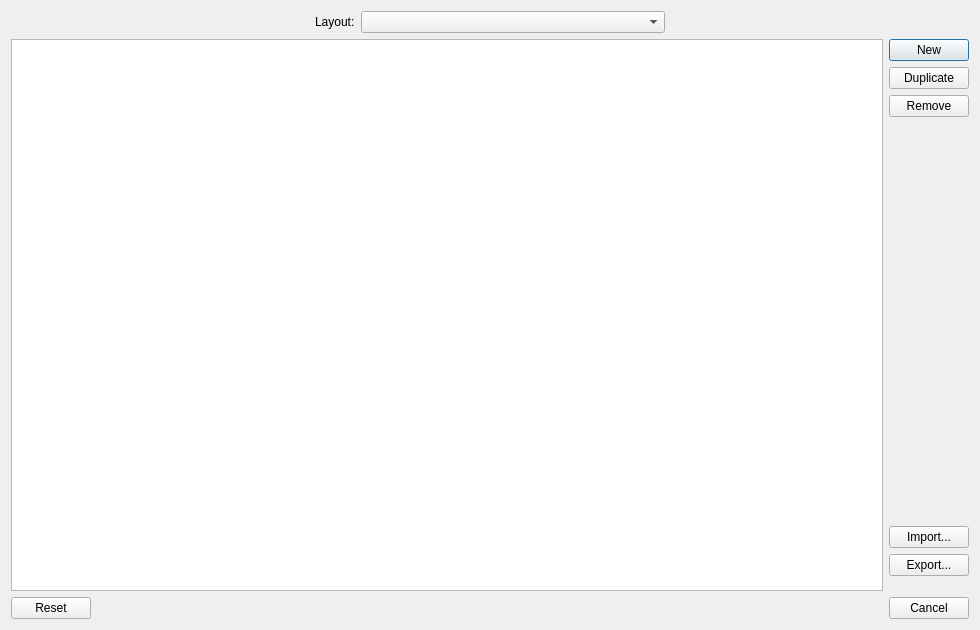
<?xml version="1.0" encoding="UTF-8"?>
<ui version="4.0">
 <class>ViewsDialog</class>
 <widget class="QDialog" name="ViewsDialog">
  <property name="geometry">
   <rect>
    <x>0</x>
    <y>0</y>
    <width>980</width>
    <height>630</height>
   </rect>
  </property>
  <property name="windowTitle">
   <string>Docks/Panels</string>
  </property>
  <layout class="QVBoxLayout" name="verticalLayout">
   <item>
    <layout class="QHBoxLayout" name="mainLayout">
     <item>
      <layout class="QVBoxLayout" name="mainRowsLayout">
       <item>
        <layout class="QGridLayout" name="layoutGrid" columnstretch="0">
         <item row="0" column="0">
          <layout class="QHBoxLayout" name="layoutRow">
           <item>
            <spacer name="horizontalSpacer_4">
             <property name="orientation">
              <enum>Qt::Horizontal</enum>
             </property>
             <property name="sizeHint" stdset="0">
              <size>
               <width>40</width>
               <height>20</height>
              </size>
             </property>
            </spacer>
           </item>
           <item>
            <widget class="QLabel" name="layoutLbl">
             <property name="sizePolicy">
              <sizepolicy hsizetype="Fixed" vsizetype="Preferred">
               <horstretch>0</horstretch>
               <verstretch>0</verstretch>
              </sizepolicy>
             </property>
             <property name="text">
              <string>Layout:</string>
             </property>
            </widget>
           </item>
           <item>
            <widget class="Mocha::Settings::LayoutsComboBox" name="layoutsCmb">
             <property name="sizePolicy">
              <sizepolicy hsizetype="Expanding" vsizetype="Fixed">
               <horstretch>0</horstretch>
               <verstretch>0</verstretch>
              </sizepolicy>
             </property>
             <property name="minimumSize">
              <size>
               <width>300</width>
               <height>0</height>
              </size>
             </property>
            </widget>
           </item>
           <item>
            <spacer name="horizontalSpacer_12">
             <property name="orientation">
              <enum>Qt::Horizontal</enum>
             </property>
             <property name="sizeHint" stdset="0">
              <size>
               <width>40</width>
               <height>20</height>
              </size>
             </property>
            </spacer>
           </item>
          </layout>
         </item>
        </layout>
       </item>
       <item>
        <layout class="QGridLayout" name="viewsGrid">
         <property name="horizontalSpacing">
          <number>6</number>
         </property>
         <item row="1" column="0">
          <widget class="Mocha::Settings::View::ViewsTableView" name="viewsTable">
           <property name="contextMenuPolicy">
            <enum>Qt::ActionsContextMenu</enum>
           </property>
           <property name="alternatingRowColors">
            <bool>true</bool>
           </property>
           <property name="selectionMode">
            <enum>QAbstractItemView::ExtendedSelection</enum>
           </property>
           <property name="selectionBehavior">
            <enum>QAbstractItemView::SelectRows</enum>
           </property>
           <property name="showGrid">
            <bool>true</bool>
           </property>
           <attribute name="horizontalHeaderVisible">
            <bool>true</bool>
           </attribute>
           <attribute name="horizontalHeaderCascadingSectionResizes">
            <bool>true</bool>
           </attribute>
           <attribute name="horizontalHeaderHighlightSections">
            <bool>false</bool>
           </attribute>
           <attribute name="horizontalHeaderShowSortIndicator" stdset="0">
            <bool>true</bool>
           </attribute>
           <attribute name="verticalHeaderVisible">
            <bool>false</bool>
           </attribute>
           <attribute name="verticalHeaderHighlightSections">
            <bool>false</bool>
           </attribute>
          </widget>
         </item>
         <item row="1" column="2">
          <layout class="QVBoxLayout" name="buttonsLayout">
           <property name="leftMargin">
            <number>0</number>
           </property>
           <property name="rightMargin">
            <number>0</number>
           </property>
           <item>
            <widget class="QPushButton" name="newBtn">
             <property name="text">
              <string notr="true">New</string>
             </property>
             <property name="icon">
              <iconset theme="add">
               <normaloff>.</normaloff>.</iconset>
             </property>
            </widget>
           </item>
           <item>
            <widget class="QPushButton" name="duplicateBtn">
             <property name="text">
              <string>Duplicate</string>
             </property>
             <property name="icon">
              <iconset theme="edit-copy">
               <normaloff>.</normaloff>.</iconset>
             </property>
            </widget>
           </item>
           <item>
            <widget class="QPushButton" name="removeBtn">
             <property name="text">
              <string notr="true">Remove</string>
             </property>
             <property name="icon">
              <iconset theme="delete">
               <normaloff>.</normaloff>.</iconset>
             </property>
            </widget>
           </item>
           <item>
            <spacer name="verticalSpacer_2">
             <property name="orientation">
              <enum>Qt::Vertical</enum>
             </property>
             <property name="sizeType">
              <enum>QSizePolicy::MinimumExpanding</enum>
             </property>
             <property name="sizeHint" stdset="0">
              <size>
               <width>20</width>
               <height>10</height>
              </size>
             </property>
            </spacer>
           </item>
           <item>
            <widget class="QPushButton" name="importBtn">
             <property name="text">
              <string notr="true">Import...</string>
             </property>
             <property name="icon">
              <iconset theme="document-import">
               <normaloff>.</normaloff>.</iconset>
             </property>
            </widget>
           </item>
           <item>
            <widget class="QPushButton" name="exportBtn">
             <property name="text">
              <string notr="true">Export...</string>
             </property>
             <property name="icon">
              <iconset theme="document-export">
               <normaloff>.</normaloff>.</iconset>
             </property>
            </widget>
           </item>
           <item>
            <spacer name="verticalSpacer_3">
             <property name="orientation">
              <enum>Qt::Vertical</enum>
             </property>
             <property name="sizeType">
              <enum>QSizePolicy::Fixed</enum>
             </property>
             <property name="sizeHint" stdset="0">
              <size>
               <width>20</width>
               <height>15</height>
              </size>
             </property>
            </spacer>
           </item>
          </layout>
         </item>
        </layout>
       </item>
      </layout>
     </item>
    </layout>
   </item>
   <item>
    <widget class="QDialogButtonBox" name="buttonBox">
     <property name="orientation">
      <enum>Qt::Horizontal</enum>
     </property>
     <property name="standardButtons">
      <set>QDialogButtonBox::Cancel|QDialogButtonBox::Reset</set>
     </property>
    </widget>
   </item>
  </layout>
 </widget>
 <customwidgets>
  <customwidget>
   <class>Mocha::Settings::LayoutsComboBox</class>
   <extends>QComboBox</extends>
   <header>settings/generic/layoutscombobox.h</header>
  </customwidget>
  <customwidget>
   <class>Mocha::Settings::View::ViewsTableView</class>
   <extends>QTableView</extends>
   <header>settings/viewsdialog/viewstableview.h</header>
  </customwidget>
 </customwidgets>
 <resources/>
 <connections>
  <connection>
   <sender>buttonBox</sender>
   <signal>accepted()</signal>
   <receiver>ViewsDialog</receiver>
   <slot>accept()</slot>
   <hints>
    <hint type="sourcelabel">
     <x>248</x>
     <y>254</y>
    </hint>
    <hint type="destinationlabel">
     <x>157</x>
     <y>274</y>
    </hint>
   </hints>
  </connection>
  <connection>
   <sender>buttonBox</sender>
   <signal>rejected()</signal>
   <receiver>ViewsDialog</receiver>
   <slot>reject()</slot>
   <hints>
    <hint type="sourcelabel">
     <x>316</x>
     <y>260</y>
    </hint>
    <hint type="destinationlabel">
     <x>286</x>
     <y>274</y>
    </hint>
   </hints>
  </connection>
 </connections>
</ui>
